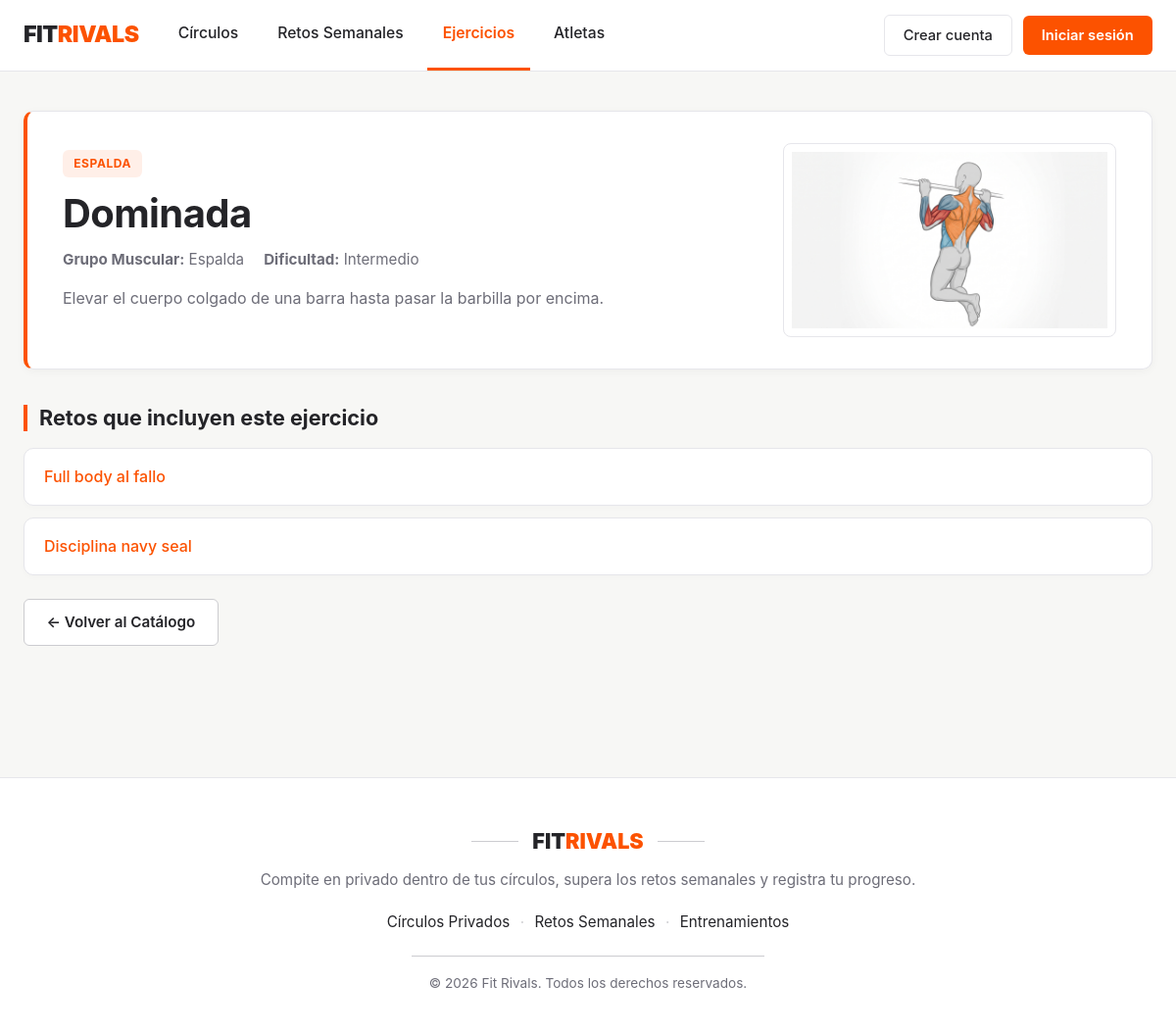
/ejercicios/2/, run on the app's committed database.
### FitrivalsApp/models.py (models this page shows, shortened)
class Ejercicio(models.Model):
    GRUPOS_MUSCULARES = [
        ('PECHO', 'Pecho'),
        ('ESPALDA', 'Espalda'),
        ('PIERNA', 'Pierna'),
        ('BRAZOS', 'Brazos'),
        ('HOMBROS', 'Hombros'),
        ('CORE', 'Core'),
    ]
    DIFICULTAD_CHOICES = [
        ('FACIL', 'Fácil'),
        ('INTERMEDIO', 'Intermedio'),
        ('AVANZADO', 'Avanzado'),
    ]
    descripcion = models.TextField(blank=True, default='')
    nombre = models.CharField(max_length=100)
    grupo_muscular = models.CharField(max_length=20, choices=GRUPOS_MUSCULARES)
    dificultad = models.CharField(max_length=20, choices=DIFICULTAD_CHOICES)

class Reto(models.Model):
    nombre = models.CharField(max_length=100)
    descripcion = models.TextField(blank=True, null=True)
    puntos_recompensa = models.IntegerField(default=100)
    fecha_inicio = models.DateField(default=inicio_semana)
    fecha_fin = models.DateField(default=fin_semana)
    ejercicios = models.ManyToManyField(Ejercicio, related_name='retos', blank=True)
    completado_por = models.ManyToManyField(Usuario, related_name='retos_completados', blank=True)

### FitrivalsApp/views.py (the view)
# urls.py: path('ejercicios/<int:pk>/', views.detalle_ejercicio, name='detalle_ejercicio'),
def detalle_ejercicio(request, pk):
    ejercicio = get_object_or_404(Ejercicio, pk=pk)
    return render(request, 'ejercicios/detalle.html', {
        'ejercicio': ejercicio,
        'imagen_ejercicio': _obtener_imagen_ejercicio(ejercicio),
    })

### FitrivalsApp/templates/ejercicios/detalle.html (shortened to what this page needs)
{% extends 'base.html' %}
{% load static %}
{% block content %}
    <div class="hero-card" style="display: flex; flex-wrap: wrap; align-items: center; justify-content: space-between; gap: 1.5rem;">
        <div style="flex: 1; min-width: 260px;">
            <span class="badge-orange">{{ ejercicio.get_grupo_muscular_display }}</span>
            <h1>{{ ejercicio.nombre }}</h1>
            <div class="meta-datos">
                <span><strong>Grupo Muscular:</strong> {{ ejercicio.get_grupo_muscular_display }}</span>
                <span><strong>Dificultad:</strong> {{ ejercicio.get_dificultad_display }}</span>
            </div>
            {% if ejercicio.descripcion %}<p>{{ ejercicio.descripcion }}</p>{% endif %}
        </div>
        {% if imagen_ejercicio %}
            <div style="flex: 1; min-width: 240px; max-width: 340px;">
                <img src="{% static imagen_ejercicio %}"
                     alt="Ilustración de {{ ejercicio.nombre }}"
                     onerror="this.parentElement.style.display='none'"
                     style="width: 100%; max-height: 260px; object-fit: contain; background: #fff; border: 1px solid var(--border-light); border-radius: 8px; padding: 0.5rem; display: block;">
            </div>
        {% endif %}
    </div>
    <h2>Retos que incluyen este ejercicio</h2>
    <ul>
        {% for reto in ejercicio.retos.all %}
            <li><a href="{% url 'detalle_reto' reto.pk %}">{{ reto.nombre }}</a></li>
        {% empty %}
            <li>Ningún reto incluye este ejercicio todavía.</li>
        {% endfor %}
    </ul>
    <div class="detalle-acciones">
        <a href="{% url 'lista_ejercicios' %}" class="btn-secondary-strava">← Volver al Catálogo</a>
    </div>
{% endblock %}

### FitrivalsApp/static/css/estilos.css (style rules this page uses)
:root { --strava-orange: #FC5200; --strava-orange-hover: #E04A00; --strava-orange-soft: rgba(252, 82, 0, 0.09); --bg-page: #F7F7F5; --bg-white: #FFFFFF; --bg-soft: #F3F2EE; --text-dark: #242428; --text-muted: #6D6D78; --border-light: #E6E6EB; --border-strong: #CCCCD0; --radius: 10px; }
*, *::before, *::after { box-sizing: border-box; }
html { scroll-behavior: smooth; }
html, body { margin: 0; padding: 0; min-height: 100%; background-color: var(--bg-page); color: var(--text-dark); font-family: "Inter", system-ui, -apple-system, "Segoe UI", Roboto, Helvetica, Arial, sans-serif; font-size: 1rem; line-height: 1.55; -webkit-font-smoothing: antialiased; }
h1 { margin: 0 0 0.75rem; font-size: clamp(1.9rem, 4vw, 2.5rem); font-weight: 700; line-height: 1.15; letter-spacing: -0.015em; color: var(--text-dark); }
h2 { margin: 2.25rem 0 1.1rem; padding-left: 0.75rem; border-left: 4px solid var(--strava-orange); font-size: 1.35rem; font-weight: 700; line-height: 1.25; color: var(--text-dark); }
a { color: var(--strava-orange); font-weight: 500; text-decoration: none; }
.btn-secondary-strava { display: inline-flex; align-items: center; justify-content: center; gap: 0.45rem; padding: 0.7rem 1.4rem; background-color: #FFFFFF; color: var(--text-dark); font-size: 0.95rem; font-weight: 600; border: 1px solid var(--border-strong); border-radius: 6px; cursor: pointer; text-decoration: none; transition: border-color 0.15s ease, background-color 0.15s ease; }
.hero-card { background-color: #FFFFFF; border: 1px solid var(--border-light); border-left: 4px solid var(--strava-orange); border-radius: var(--radius); padding: 2rem 2.25rem; box-shadow: 0 2px 10px rgba(0, 0, 0, 0.04); }
.badge-orange { display: inline-block; padding: 0.28rem 0.7rem; margin-bottom: 0.85rem; background-color: var(--strava-orange-soft); color: var(--strava-orange); font-size: 0.75rem; font-weight: 700; letter-spacing: 0.05em; border-radius: 6px; text-transform: uppercase; }
.hero-card p { margin: 0 0 1.25rem; color: var(--text-muted); max-width: 680px; }
.main-wrapper > ul { display: grid; gap: 0.75rem; margin: 1rem 0; padding: 0; list-style: none; }
.main-wrapper > ul > li { padding: 1rem 1.25rem; background-color: #FFFFFF; border: 1px solid var(--border-light); border-radius: var(--radius); box-shadow: 0 2px 6px rgba(0, 0, 0, 0.02); }
.meta-datos { display: flex; flex-wrap: wrap; gap: 1.25rem; margin: 0.75rem 0 1rem; color: var(--text-muted); font-size: 0.95rem; }
.detalle-acciones { display: flex; flex-wrap: wrap; gap: 0.75rem; margin-top: 1.5rem; }

### data on the page
Ejercicio: grupo_muscular "ESPALDA", nombre "Dominada", grupo_muscular "Espalda", dificultad "Intermedio", descripcion "Elevar el cuerpo colgado de una barra hasta pasar la barbilla por encima.", nombre (picture)
Reto: nombre "Full body al fallo"
Reto: nombre "Disciplina navy seal"
